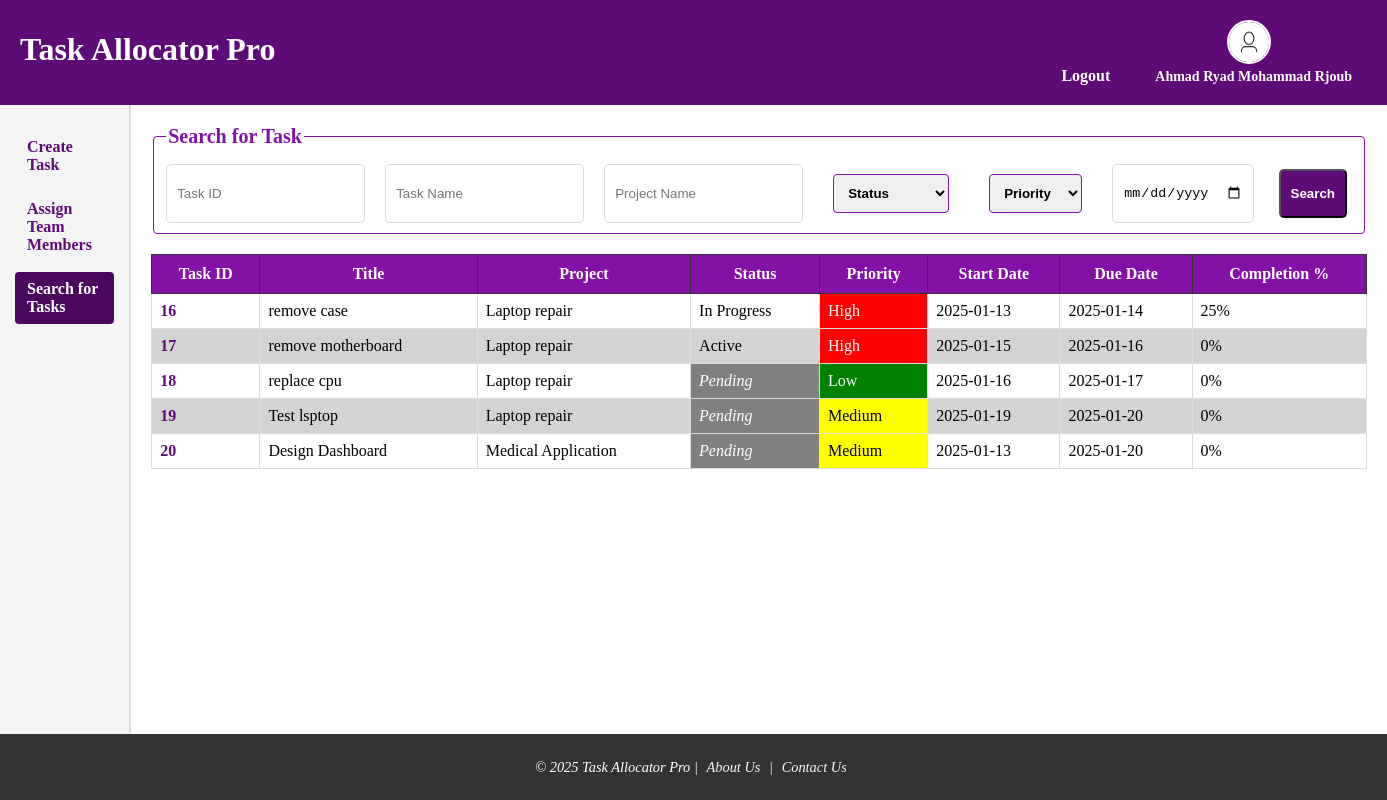
Page /search_tasks.php (signed in) on the committed database.
### tables this page shows
CREATE TABLE `tasks` (
  `task_id` int NOT NULL,
  `name` varchar(100) NOT NULL,
  `description` text,
  `project_id` varchar(10) DEFAULT NULL,
  `start_date` date DEFAULT NULL,
  `end_date` date DEFAULT NULL,
  `effort` int DEFAULT NULL,
  `priority` enum('Low','Medium','High') DEFAULT 'Medium',
  `status` enum('Pending','In Progress','Completed','Active') DEFAULT 'Pending',
  `completion_percentage` int NOT NULL DEFAULT '0'
);

CREATE TABLE `projects` (
  `project_id` varchar(10) NOT NULL,
  `title` varchar(100) NOT NULL,
  `description` text,
  `customer_name` varchar(100) DEFAULT NULL,
  `total_budget` decimal(10,2) DEFAULT NULL,
  `start_date` date DEFAULT NULL,
  `end_date` date DEFAULT NULL,
  `team_leader_id` int DEFAULT NULL
);

### search_tasks.php (the view, shortened to what this page needs)
<?php
include 'dashboard.php';
require 'db.php.inc';
$user_role = $_SESSION['role'];
$user_id = $_SESSION['user_id'];
$sort = $_GET['sort'] ?? 'task_id';
$order = $_GET['order'] ?? 'asc';
$order = ($order === 'asc') ? 'asc' : 'desc';
try {
    $query = "";
    if ($user_role === 'TeamMember') {
        $query = "SELECT t.task_id, t.name AS task_name, projects.title AS project_name,
                     t.status, t.priority, t.start_date, t.end_date, t.completion_percentage, ta.assignment_id
              FROM tasks t
              JOIN projects ON t.project_id = projects.project_id JOIN team_assignments ta on ta.task_id = t.task_id
              WHERE ta.user_id = :user_id AND ta.accepted = 1 ORDER BY $sort $order";
    } if ($user_role === 'ProjectLeader') {
        $query = "SELECT t.task_id, t.name AS task_name, projects.title AS project_name,
                     t.status, t.priority, t.start_date, t.end_date, t.completion_percentage
              FROM tasks t
              JOIN projects ON t.project_id = projects.project_id WHERE projects.team_leader_id = :user_id ORDER BY $sort $order";
    }
    $stmt = $pdo->prepare($query);
    if ($user_role !== 'Manager') {
        $stmt->bindValue(':user_id', $user_id);
    }
    $stmt->execute();
    $tasks = $stmt->fetchAll();
} catch (PDOException $e) {
    die("Error fetching tasks: " . $e->getMessage());
}
?>
    <main class="search-container">
        <form action="search_tasks.php" method="get" class="search-form">
            <fieldset>
                <legend>Search for Task</legend>
                <div class="search-fields">
                    <input type="text" name="task_id" placeholder="Task ID">
                    <input type="text" name="task_name" placeholder="Task Name">
                    <input type="text" name="project_name" placeholder="Project Name">
                    <select name="status" id="status">
                        <option value="">Status</option>
                    </select>
                    <select name="priority" id="priority">
                        <option value="">Priority</option>
                    </select>
                    <input type="date" name="end_date" placeholder="Due Date">
                    <button type="submit" class="searc-btn">Search</button>
                </div>
            </fieldset>
        </form>
        <table class="search-tasks-table">
            <thead>
                <tr>
                    <th><a href="?sort=task_id&order=<?= ($sort === 'task_id' && $order === 'asc') ? 'desc' : 'asc' ?>">Task ID</a></th>
                    <th><a href="?sort=title&order=<?= ($sort === 'title' && $order === 'asc') ? 'desc' : 'asc' ?>">Title</a></th>
                    <th><a href="?sort=project_name&order=<?= ($sort === 'project_name' && $order === 'asc') ? 'desc' : 'asc' ?>">Project</a></th>
                    <th><a href="?sort=status&order=<?= ($sort === 'status' && $order === 'asc') ? 'desc' : 'asc' ?>">Status</a></th>
                    <th><a href="?sort=priority&order=<?= ($sort === 'priority' && $order === 'asc') ? 'desc' : 'asc' ?>">Priority</a></th>
                    <th><a href="?sort=start_date&order=<?= ($sort === 'start_date' && $order === 'asc') ? 'desc' : 'asc' ?>">Start Date</a></th>
                    <th><a href="?sort=end_date&order=<?= ($sort === 'end_date' && $order === 'asc') ? 'desc' : 'asc' ?>">Due Date</a></th>
                    <th><a href="?sort=completion_percentage&order=<?= ($sort === 'completion_percentage' && $order === 'asc') ? 'desc' : 'asc' ?>">Completion %</a></th>
                </tr>
            </thead>
            <tbody>
                <?php foreach ($tasks as $task): ?>
                    <tr>
                        <td>
                            <a href="<?php
                            if ($user_role == 'Manager' || $user_role == 'ProjectLeader') {
                                echo 'task_details.php';
                            } else {
                                echo 'TMtask_details.php';
                            }?>?task_id=<?= $task['task_id'] ?>
                            <?php
                                if($user_role == 'TeamMember'){
                                    echo '&ta_id=' . $task['assignment_id'];
                                }?>"><?= htmlspecialchars($task['task_id']) ?>
                            </a>
                        </td>
                        <td><?= htmlspecialchars($task['task_name']) ?></td>
                        <td><?= htmlspecialchars($task['project_name']) ?></td>
                        <td class="<?= strtolower($task['status']) ?>"><?= htmlspecialchars($task['status']) ?></td>
                        <td class="<?= strtolower($task['priority']) ?>"><?= htmlspecialchars($task['priority']) ?></td>
                        <td><?= htmlspecialchars($task['start_date']) ?></td>
                        <td><?= htmlspecialchars($task['end_date']) ?></td>
                        <td><?= htmlspecialchars($task['completion_percentage']) ?>%</td>
                    </tr>
                <?php endforeach; ?>
            </tbody>
        </table>
<?php include 'footer.php'; ?>

### styles.css (style rules this page uses)
body { margin: 0; padding: 0; display: flex; flex-direction: column; height: 800px; background-color: #fff; }
main { flex: 1; padding: 20px; }
.registerform input, button, select, textarea { border-radius: 5px; margin: 5px; padding: auto; }
form legend { color: #8311a7; font-weight: bold; font-size: 20px; margin-bottom: 10px; }
.login-form input, button { border-radius: 5px; }
fieldset { border: 1px solid #8311a7; border-radius: 4px; align-items: center; display: flex; flex-direction: column; }
table { width: 100%; border-collapse: collapse; margin-top: 20px; }
table th, table td { border: 1px solid #ddd; padding: 8px; text-align: left; }
table th { background-color: #5d0b77; font-weight: bold; text-align: center; color: white; }
table tbody tr:nth-child(even) { background-color: lightgray; }
.search-fields { display: grid; grid-template-columns: 1fr 1fr 1fr 1fr 1fr 1fr 1fr; gap: 20px; }
.search-fields input { padding: 10px; border-radius: 5px; border: 1px solid #ddd; }
.searc-btn { background-color: #5d0b77; color: white; font-weight: bold; padding: 10px; border-radius: 5px; cursor: pointer; transition: background-color 0.3s ease; }
.search-form legend { color: #8311a7; font-weight: bold; font-size: 20px; margin-bottom: 10px; }
.search-tasks-table { width: 100%; border-collapse: collapse; margin: 20px auto; cursor: pointer; position: relative; }
.search-tasks-table th, .tasks-table td { border: 1px solid #333; padding: 10px; }
.search-tasks-table th { background-color: #8311a7; color: white; text-align: center; }
.search-tasks-table td.low { background-color: green; color: white; }
.search-tasks-table td.medium { background-color: yellow; color: black; }
.search-tasks-table td.high { background-color: red; color: white; }
.search-tasks-table tr a { color: #5d0b77; font-weight: bold; text-decoration: none; }
.search-tasks-table th a { color: white; font-weight: bold; text-decoration: none; }
.search-tasks-table td.pending { background-color: gray; font-style: italic; color: white; }
.update-task-form input, select { padding: 10px; margin: 10px; border-radius: 4px; border: 1px solid #8311a7; font-weight: bold; border-radius: 4px; }

### rows in the picture
tasks: task_id "16", name "remove case", project.title "Laptop repair", status "In Progress", priority "High", start_date "2025-01-13", end_date "2025-01-14", completion_percentage "25"
tasks: task_id "17", name "remove motherboard", project.title "Laptop repair", status "Active", priority "High", start_date "2025-01-15", end_date "2025-01-16", completion_percentage "0"
tasks: task_id "18", name "replace cpu", project.title "Laptop repair", status "Pending", priority "Low", start_date "2025-01-16", end_date "2025-01-17", completion_percentage "0"
tasks: task_id "19", name "Test lsptop", project.title "Laptop repair", status "Pending", priority "Medium", start_date "2025-01-19", end_date "2025-01-20", completion_percentage "0"
tasks: task_id "20", name "Design Dashboard", project.title "Medical Application", status "Pending", priority "Medium", start_date "2025-01-13", end_date "2025-01-20", completion_percentage "0"

### other values in the picture
$_SESSION['fullname'] "Ahmad Ryad Mohammad Rjoub"
